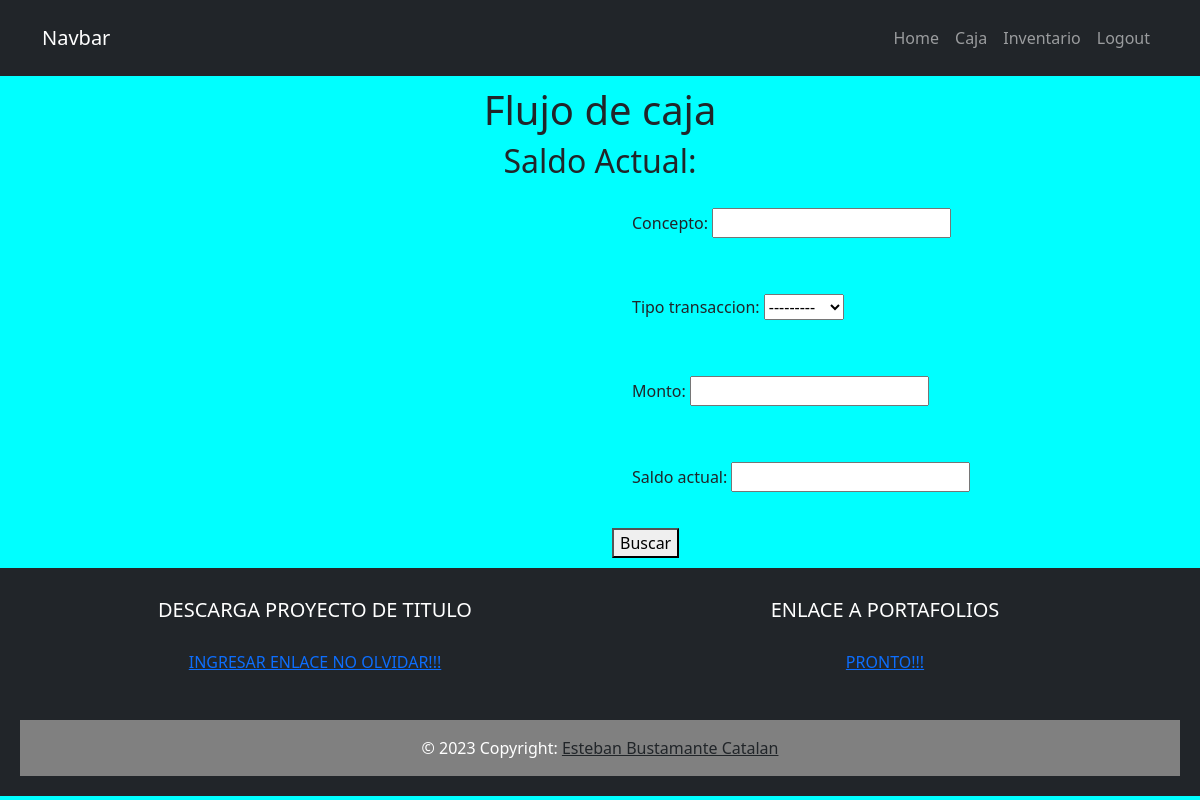
Before: /caja/ (signed in) with the older database file.
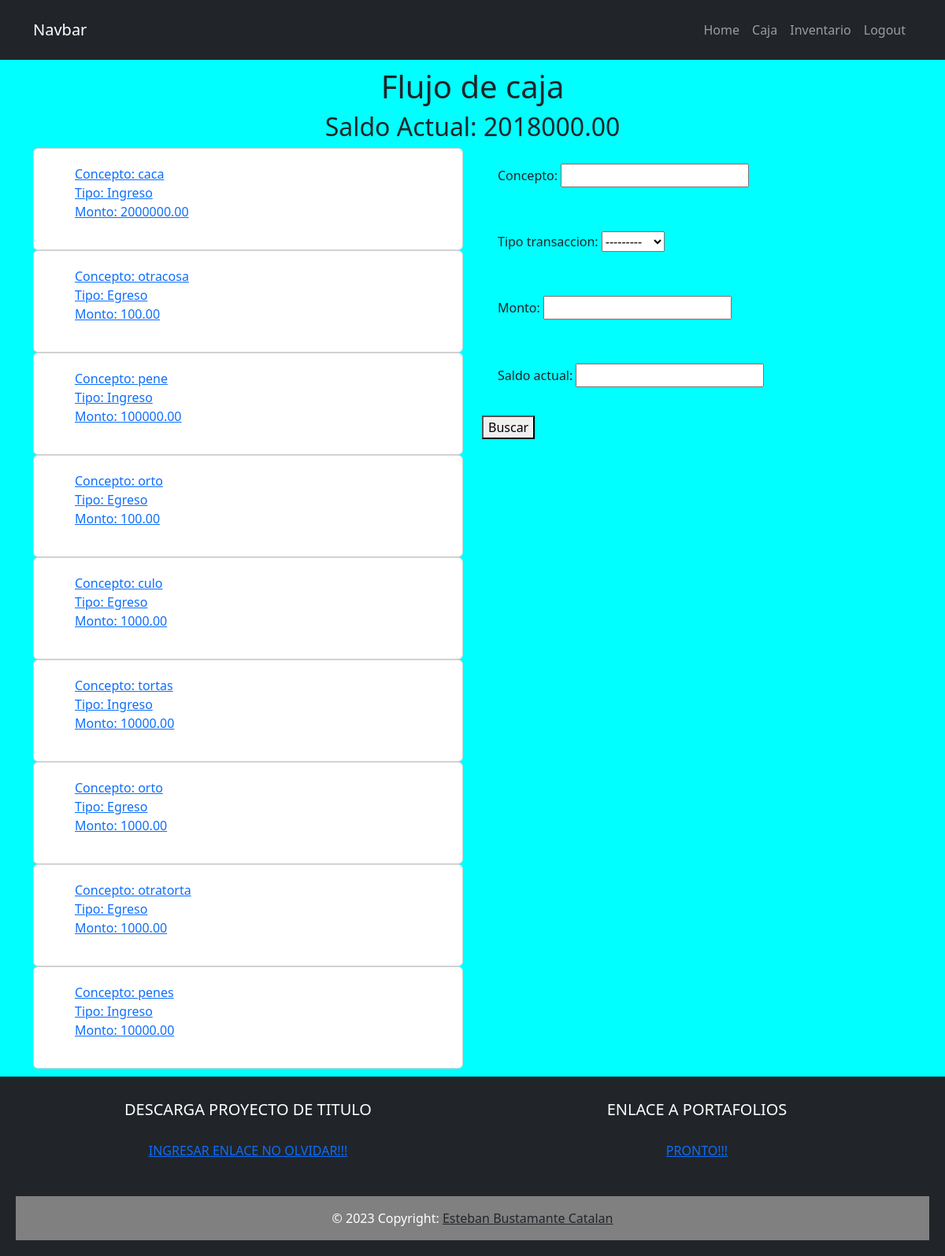
After: the same page with the newer database file.
### inventario/models.py (models this page shows, shortened)
class FlujoCaja(models.Model):
    fecha = models.DateField(default=timezone.now)
    concepto = models.CharField(max_length=255)
    tipo_transaccion = models.CharField(
        max_length=10,
        choices=[('Ingreso', 'Ingreso'), ('Egreso', 'Egreso')]
    )
    monto = models.DecimalField(max_digits=10, decimal_places=2)
    saldo_actual = models.DecimalField(
        max_digits=10, decimal_places=2, blank=True, null=True)
    usuario = models.ForeignKey(User, on_delete=models.CASCADE, null=True, blank=True)

### inventario/views.py (the view)
# urls.py: path('caja/', views.caja, name='caja'),
@login_required
def caja(request):
    flujo_de_caja = FlujoCaja.objects.all()
    saldo_actual = FlujoCaja.objects.last()
    if request.method == 'POST':
        form = FlujoCajaForm(request.POST)
        if form.is_valid():
            flujo_caja = form.save(commit=False)
            flujo_caja.request_user = request.user  # Asigna el usuario actual
            flujo_caja.save()
    else:
        form = FlujoCajaForm()
    return render(request, 'flujo_de_caja.html', {'flujo_de_cajas': flujo_de_caja, 'form': form, 'saldo_actual':saldo_actual})

### inventario/forms.py
class FlujoCajaForm(ModelForm):
    class Meta:
        model= FlujoCaja
        fields = ['concepto', 'tipo_transaccion', 'monto','saldo_actual']

### inventario/templates/flujo_de_caja.html (shortened to what this page needs)
{% extends 'base.html' %} {% block content%}
<div class="container">
    <h1>Flujo de caja</h1>
    <div class="row"><div class="col text-center"><h2>Saldo Actual: {{saldo_actual.saldo_actual}}</h2></div></div>
    <div class="row">
        <div class="col">
            {% for flujo_de_caja in flujo_de_cajas %}
            <div class="card">
                <a href="{% url 'detalle_caja' flujo_de_caja.id %}">
                    <ul>
                        <li>Concepto: {{flujo_de_caja.concepto}}</li>
                        <li>Tipo: {{flujo_de_caja.tipo_transaccion}}</li>
                        <li>Monto: {{flujo_de_caja.monto}}</li>
                    </ul>
                </a>
            </div>
            {% endfor %}
        </div>
        <div class="col">
            <form method="POST" action="{% url 'crear_flujo_caja' %}">
                {{form.as_p}}
                <button type="submit">Buscar</button>
            </form>
        </div>
    </div>
</div>
{% endblock %}

### inventario/templates/base.html (shortened to what this page needs)
{% load static %}
<!DOCTYPE html>
<html lang="en">
<head>
  <link rel="stylesheet" type="text/css" href="{% static 'css/base.css' %}">
  <link href="https://cdn.jsdelivr.net/npm/bootstrap@5.3.1/dist/css/bootstrap.min.css" rel="stylesheet"
>
</head>
<body class="body_BGC">
  <nav class="navbar navbar-expand-lg navbar-dark bg-dark">
    <div class="container">
      <a class="navbar-brand" href="#">Navbar</a>
      <div class="collapse navbar-collapse" id="navbarNav">
        <ul class="navbar-nav ms-auto">
          <li class="nav-item active">
            <a class="nav-link" href="/"> Home </span></a>
          </li>
          {% if user.is_authenticated %}
          <li class="nav-item">
            <a class="nav-link" href="{% url 'caja' %}">Caja</a>
          </li>
          <li class="nav-item">
            <a class="nav-link" href="{% url 'req' %}">Inventario</a>
          </li>
          <li class="nav-item">
            <a class="nav-link" href="{% url 'signout' %}">Logout</a>
          </li>
          {% endif %}
        </ul>
      </div>
    </div>
  </nav>
  {% block content%}
  {% endblock %}
  <footer class="bg-dark text-white text-center text-lg-start">
    <div class="container">
      <div class="row">
        <div class="col-lg-6 col-md-12 mb-4 mb-md-0">
          <h5 class="text-uppercase text-center">Descarga proyecto de titulo</h5>
          <p class="text-center"><a href="">INGRESAR ENLACE NO OLVIDAR!!!</a>
          </p>
        </div>
        <div class="col-lg-6 col-md-12 mb-4 mb-md-0">
          <h5 class="text-uppercase text-center">Enlace a Portafolios</h5>
          <p class="text-center"><a href="">PRONTO!!!</a>
          </p>
        </div>
      </div>
    </div>
    <div class="text-center p-3" style="background-color: grey;">
      © 2023 Copyright:
      <a class="text-dark" href="">Esteban Bustamante Catalan</a>
    </div>
  </footer>
</body>
</html>

### static/css/base.css (style rules this page uses)
.body_BGC { background-color: aqua; }
p { padding: 20px; }
h1 { text-align: center; }
.card { padding: 20px; }
.container { padding: 10px; }
footer { padding: 20px; }
ul { list-style-type: none; padding: 0; margin: 0; }

Changed rows visible on the page:
added FlujoCaja: saldo_actual "2018000.00", concepto "penes", tipo_transaccion "Ingreso", monto "10000.00"
added FlujoCaja: concepto "caca", tipo_transaccion "Ingreso", monto "2000000.00"
added FlujoCaja: concepto "otracosa", tipo_transaccion "Egreso", monto "100.00"
added FlujoCaja: concepto "pene", tipo_transaccion "Ingreso", monto "100000.00"
added FlujoCaja: concepto "orto", tipo_transaccion "Egreso", monto "100.00"
added FlujoCaja: concepto "culo", tipo_transaccion "Egreso", monto "1000.00"
added FlujoCaja: concepto "tortas", tipo_transaccion "Ingreso", monto "10000.00"
added FlujoCaja: concepto "orto", tipo_transaccion "Egreso", monto "1000.00"
added FlujoCaja: concepto "otratorta", tipo_transaccion "Egreso", monto "1000.00"
